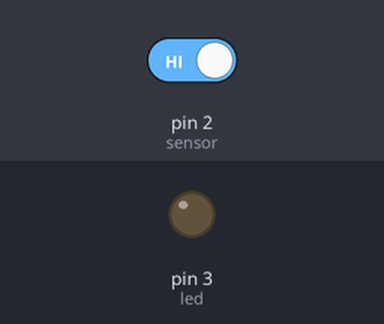
A sketch run on a simulated Arduino Uno, built with avr-gcc and run on an emulated ATmega328P. Shown: output pins drawn as LEDs (lit = HIGH). The inputs (shaded band) are chosen by the test bench; at power-on: pin 2 (sensor) HIGH.

Above: at 1.2 s.
1.3 s: pin 2 (sensor) driven LOW
At 2.4 s:
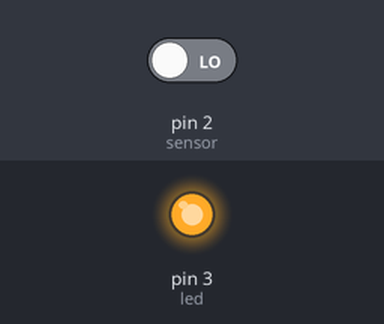
2.8 s: pin 2 (sensor) driven HIGH
At 3.6 s:
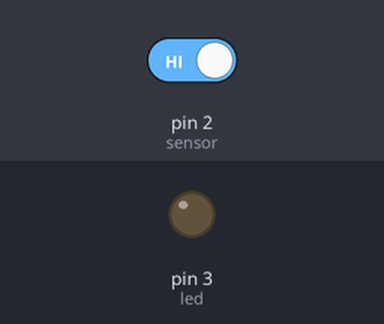
Timing chart, 0 to 5.8 s (numbered marks = the images above; inputs shaded):
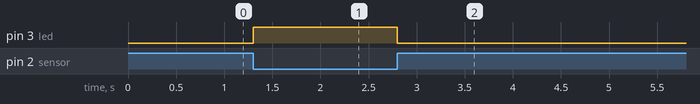

The sketch:

ultrasonic-sensor-test.ino
```cpp
#define sensor 2
#define led 3


void setup() {
  pinMode (led,OUTPUT);
  pinMode (sensor,INPUT_PULLUP);

}

void loop() {

   if (!digitalRead(sensor)){
    digitalWrite(led,1);
   }
   else {
    digitalWrite(led,0);
   }
}
```

Measured:
- after the input at 1.3 s, pin 3 (led): LOW → HIGH at once
- after the input at 2.8 s, pin 3 (led): HIGH → LOW at once
